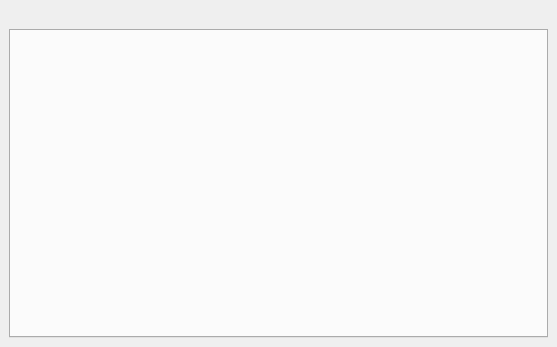
<?xml version="1.0" encoding="UTF-8"?>
<ui version="4.0">
 <class>MainWindow</class>
 <widget class="QMainWindow" name="MainWindow">
  <property name="geometry">
   <rect>
    <x>0</x>
    <y>0</y>
    <width>557</width>
    <height>347</height>
   </rect>
  </property>
  <property name="windowTitle">
   <string>MainWindow</string>
  </property>
  <widget class="QWidget" name="centralwidget">
   <layout class="QGridLayout" name="gridLayout_2">
    <item row="0" column="0">
     <widget class="QLabel" name="err_label">
      <property name="text">
       <string/>
      </property>
     </widget>
    </item>
    <item row="1" column="0">
     <widget class="QTabWidget" name="tabWidget">
      <property name="currentIndex">
       <number>-1</number>
      </property>
     </widget>
    </item>
   </layout>
  </widget>
 </widget>
 <resources/>
 <connections/>
</ui>
